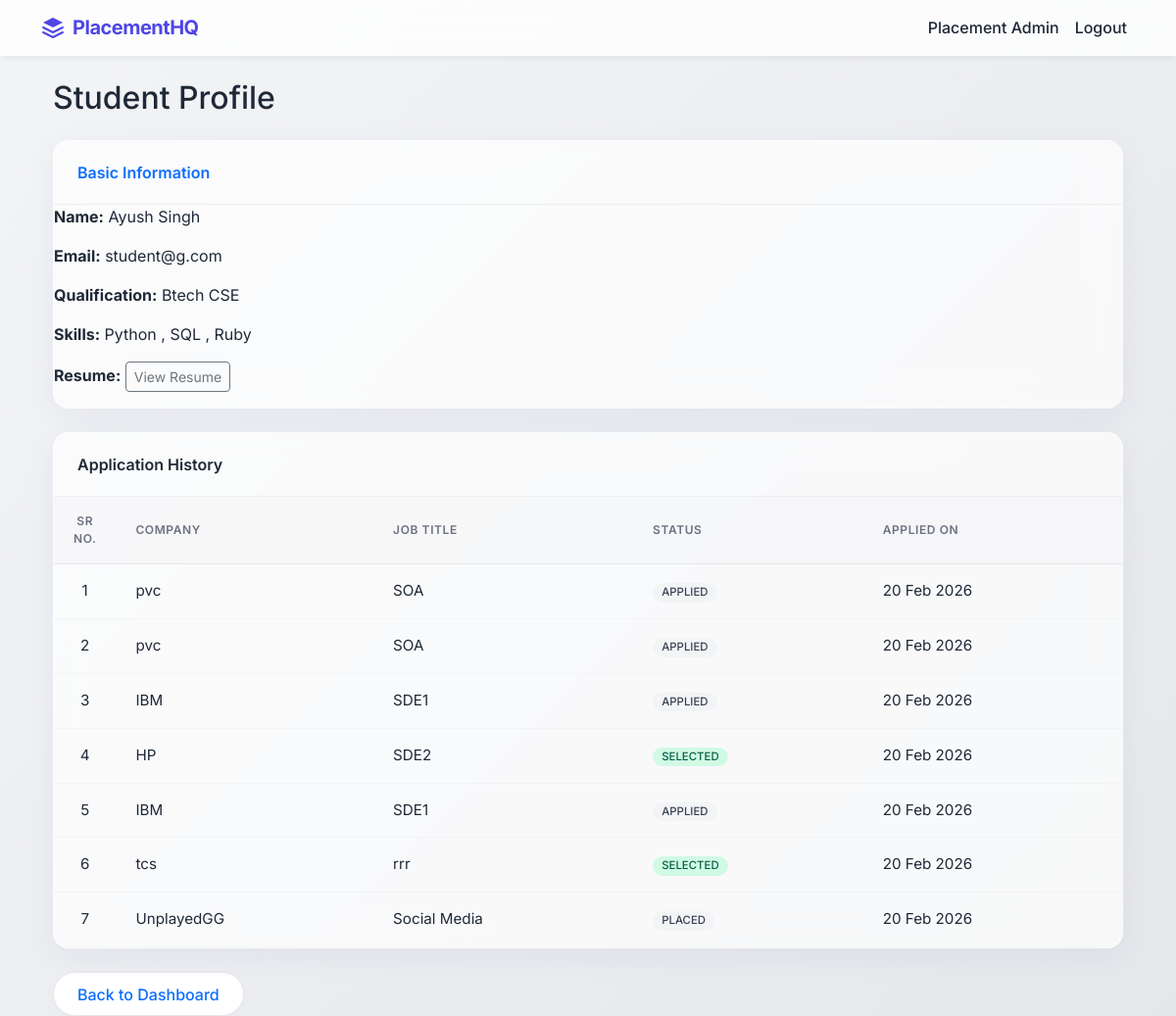
The app's page /admin/student/13 (signed in) with its own data.
### backend/models.py (models this page shows, shortened)
class User(db.Model, UserMixin):
    __tablename__ = "user"
    id = db.Column(db.Integer, primary_key=True)
    full_name = db.Column(db.String(100), nullable=False)
    email = db.Column(db.String(120), unique=True, nullable=False)
    password = db.Column(db.String(200), nullable=False)
    role = db.Column(db.String(20), nullable=False)
    is_active = db.Column(db.Boolean, default=True)
    created_at = db.Column(db.DateTime, default=datetime.utcnow)
    company_profile = db.relationship(
        "CompanyProfile", backref="user", uselist=False, cascade="all, delete"
    )
    student_profile = db.relationship(
        "StudentProfile", backref="user", uselist=False, cascade="all, delete"
    )
    applications = db.relationship(
        "Application", backref="student", cascade="all, delete", lazy=True
    )

class StudentProfile(db.Model):
    __tablename__ = "student_profile"
    id = db.Column(db.Integer, primary_key=True)
    qualification = db.Column(db.String(100), nullable=False)
    skills = db.Column(db.String(250))
    resume_path = db.Column(db.String(250))
    is_blacklisted = db.Column(db.Boolean, default=False)
    user_id = db.Column(
        db.Integer, db.ForeignKey("user.id", ondelete="CASCADE"), nullable=False
    )

class Application(db.Model):
    __tablename__ = "application"
    id = db.Column(db.Integer, primary_key=True)
    application_date = db.Column(db.DateTime, default=datetime.utcnow)
    status = db.Column(
        db.String(20), default="APPLIED"
    )  # APPLIED / SHORTLISTED / SELECTED / REJECTED / PLACED
    student_id = db.Column(
        db.Integer, db.ForeignKey("user.id", ondelete="CASCADE"), nullable=False
    )
    drive_id = db.Column(
        db.Integer, db.ForeignKey("placement_drive.id", ondelete="CASCADE"), nullable=False
    )
    __table_args__ = (
        db.UniqueConstraint("student_id", "drive_id", name="unique_application"),
    )

class CompanyProfile(db.Model):
    __tablename__ = "company_profile"
    id = db.Column(db.Integer, primary_key=True)
    company_name = db.Column(db.String(150), nullable=False)
    hr_contact = db.Column(db.String(100), nullable=False)
    website = db.Column(db.String(150))
    approval_status = db.Column(
        db.String(20), default="PENDING"
    )  # PENDING / APPROVED / REJECTED
    is_blacklisted = db.Column(db.Boolean, default=False)
    blacklist_reason = db.Column(db.String(250), nullable=True, default=None)
    user_id = db.Column(
        db.Integer, db.ForeignKey("user.id", ondelete="CASCADE"), nullable=False
    )
    placement_drives = db.relationship(
        "PlacementDrive", backref="company", cascade="all, delete", lazy=True
    )

class PlacementDrive(db.Model):
    __tablename__ = "placement_drive"
    id = db.Column(db.Integer, primary_key=True)
    job_title = db.Column(db.String(150), nullable=False)
    job_description = db.Column(db.Text, nullable=False)
    eligibility_criteria = db.Column(db.Text)
    required_skills = db.Column(db.String(250))
    experience_required = db.Column(db.Integer)
    salary_range = db.Column(db.String(100))
    application_deadline = db.Column(db.Date, nullable=False)
    status = db.Column(
        db.String(20), default="PENDING"
    )  # PENDING / APPROVED / CLOSED
    created_at = db.Column(db.DateTime, default=datetime.utcnow)
    company_id = db.Column(
        db.Integer, db.ForeignKey("company_profile.id", ondelete="CASCADE"), nullable=False
    )
    applications = db.relationship(
        "Application", backref="placement_drive", cascade="all, delete", lazy=True
    )

### backend/controllers.py (the view)
@bp.route("/admin/student/<int:id>")
@login_required
@role_required("ADMIN")
def admin_view_student(id):
    student = User.query.get_or_404(id)
    profile = StudentProfile.query.filter_by(user_id=id).first()
    applications = Application.query.filter_by(student_id=id).all()
    return render_template(
        "admin_view_student.html",
        student=student,
        profile=profile,
        applications=applications
    )

### backend/__init__.py (called while the page is built)
def create_app():
    app = Flask(__name__, template_folder="../templates", static_folder="../static")
    app.config["SQLALCHEMY_DATABASE_URI"] = os.getenv(
        "DATABASE_URL",
        "sqlite:///PLACEMENT_PORTAL.sqlite3"
    )
    app.config["SQLALCHEMY_TRACK_MODIFICATIONS"] = False
    app.config["SECRET_KEY"] = os.getenv("SECRET_KEY", "placement_secret_key")
    app.debug = True
    db.init_app(app)
    login_manager = LoginManager()
    login_manager.login_view = "main.login"
    login_manager.init_app(app)
    @login_manager.user_loader
    def load_user(user_id):
        return User.query.get(int(user_id))
    from .controllers import bp
    app.register_blueprint(bp)
    from .api import api_bp
    app.register_blueprint(api_bp)
    return app

### backend/controllers.py (called while the page is built)
def role_required(role):
    def decorator(f):
        @wraps(f)
        def decorated_function(*args, **kwargs):
            if not current_user.is_authenticated:
                return redirect(url_for('main.login'))
            if current_user.role != role:
                flash("You do not have permission to view this page.", "danger")
                return redirect(url_for('main.login'))
            return f(*args, **kwargs)
        return decorated_function
    return decorator

### templates/admin_view_student.html (shortened to what this page needs)
{% extends "base.html" %}
{% block content %}
<div class="container mt-4">
    <h2 class="mb-4">Student Profile</h2>
    <div class="glass-card mb-4 animate-fade-in">
        <div class="glass-header text-primary">
            Basic Information
        </div>
        <div class="card-body">
            <p><strong>Name:</strong> {{ student.full_name }}</p>
            <p><strong>Email:</strong> {{ student.email }}</p>
            <p><strong>Qualification:</strong> {{ profile.qualification }}</p>
            <p><strong>Skills:</strong> {{ profile.skills }}</p>
            {% if profile.resume_path %}
                <p>
                    <strong>Resume:</strong>
                    <a href="{{ url_for('static', filename=profile.resume_path) }}"
                       target="_blank"
                       class="btn btn-sm btn-outline-secondary">
                        View Resume
                    </a>
                </p>
            {% else %}
                <p><strong>Resume:</strong> Not Uploaded</p>
            {% endif %}
        </div>
    </div>
    <div class="glass-card animate-fade-in">
        <div class="glass-header">
            Application History
        </div>
        <div class="card-body">
            <div class="table-responsive">
            <table class="table-modern">
                <thead >
                <tr>
                    <th class="text-center" style="width: 60px;">Sr No.</th>
                    <th>Company</th>
                    <th>Job Title</th>
                    <th>Status</th>
                    <th>Applied On</th>
                </tr>
                </thead>
                <tbody>
                {% for app in applications %}
                <tr>
                    <td class="text-center">{{ loop.index }}</td>
                    <td>{{ app.placement_drive.company.company_name }}</td>
                    <td>{{ app.placement_drive.job_title }}</td>
                    <td>
                        {% if app.status == "SELECTED" %}
                            <span class="badge badge-soft-success">{{ app.status }}</span>
                        {% elif app.status == "REJECTED" %}
                            <span class="badge badge-soft-danger">{{ app.status }}</span>
                        {% elif app.status == "SHORTLISTED" %}
                            <span class="badge badge-soft-primary">{{ app.status }}</span>
                        {% else %}
                            <span class="badge badge-soft-secondary">{{ app.status }}</span>
                        {% endif %}
                    </td>
                    <td>{{ app.application_date.strftime('%d %b %Y') }}</td>
                </tr>
                {% else %}
                <tr>
                    <td colspan="5" class="text-center">
                        No applications found.
                    </td>
                </tr>
                {% endfor %}
                </tbody>
            </table>
            </div>
        </div>
    </div>
    <a href="{{ url_for('main.admin_dashboard') }}"
       class="btn btn-secondary-premium text-primary mt-4">
        Back to Dashboard
    </a>
</div>
{% endblock %}

### templates/base.html (shortened to what this page needs)
<!DOCTYPE html>
<html lang="en">
<head>
    <link
      href="https://cdn.jsdelivr.net/npm/bootstrap@5.3.2/dist/css/bootstrap.min.css"
      rel="stylesheet"
    >
    <link rel="stylesheet" href="{{ url_for('static', filename='css/styles.css') }}">
</head>
<body class="{% block body_class %}{% endblock %}">
<nav class="navbar navbar-expand-lg navbar-glass">
    <div class="container">
        <a class="navbar-brand d-flex align-items-center" href="/">
            <svg class="me-2" width="24" height="24" viewBox="0 0 24 24" fill="none" xmlns="http://www.w3.org/2000/svg">
                <path d="M12 2L2 7L12 12L22 7L12 2Z" fill="#4F46E5"/>
                <path d="M2 17L12 22L22 17M2 12L12 17L22 12" stroke="#4F46E5" stroke-width="2" stroke-linecap="round" stroke-linejoin="round"/>
            </svg>
            PlacementHQ
        </a>
        <div class="collapse navbar-collapse">
            <ul class="navbar-nav ms-auto">
                {% if current_user.is_authenticated %}
                    <li class="nav-item">
                        <span class="nav-link">
                            {{ current_user.full_name }}
                        </span>
                    </li>
                    <li class="nav-item">
                        <a class="nav-link" href="{{ url_for('main.logout') }}">Logout</a>
                    </li>
                {% else %}
                    <li class="nav-item">
                        <a class="nav-link" href="{{ url_for('main.login') }}">Login</a>
                    </li>
                {% endif %}
            </ul>
        </div>
    </div>
</nav>
<div class="container mt-4">
    {% block content %}{% endblock %}
</div>
</body>
</html>

### static/css/styles.css (style rules this page uses)
:root { --primary: #4F46E5; --primary-hover: #4338CA; --secondary: #10B981; --secondary-hover: #059669; --accent: #8B5CF6; --dark-text: #1F2937; --muted-text: #6B7280; --background-start: #F3F4F6; --background-end: #E5E7EB; --glass-bg: rgba(255, 255, 255, 0.7); --glass-border: rgba(255, 255, 255, 0.5); --glass-shadow: 0 8px 32px 0 rgba(31, 38, 135, 0.05); --font-main: 'Inter', system-ui, -apple-system, sans-serif; --border-radius-sm: 8px; --border-radius-md: 12px; --border-radius-lg: 16px; --border-radius-pill: 50px; }
body { font-family: var(--font-main); color: var(--dark-text); background: linear-gradient(135deg, var(--background-start) 0%, var(--background-end) 100%); background-attachment: fixed; min-height: 100vh; margin: 0; padding: 0; overflow-x: hidden; }
.animate-fade-in { animation: fadeInUp 0.6s cubic-bezier(0.16, 1, 0.3, 1) forwards; }
.navbar-glass { background: rgba(255, 255, 255, 0.8) !important; backdrop-filter: blur(12px); -webkit-backdrop-filter: blur(12px); border-bottom: 1px solid var(--glass-border); box-shadow: 0 4px 6px -1px rgba(0, 0, 0, 0.05); position: sticky; top: 0; z-index: 1000; transition: all 0.3s ease; }
.navbar-glass .navbar-brand { font-weight: 700; color: var(--primary) !important; letter-spacing: -0.5px; }
.navbar-glass .nav-link { color: var(--dark-text) !important; font-weight: 500; transition: color 0.2s ease; }
.glass-card { background: var(--glass-bg); backdrop-filter: blur(16px); -webkit-backdrop-filter: blur(16px); border: 1px solid var(--glass-border); border-radius: var(--border-radius-lg); box-shadow: var(--glass-shadow); transition: transform 0.3s ease, box-shadow 0.3s ease; overflow: hidden; }
.glass-header { background: transparent !important; border-bottom: 1px solid rgba(0,0,0,0.05); padding: 1.25rem 1.5rem; font-weight: 600; color: var(--dark-text); }
.btn-secondary-premium { background: white; color: var(--dark-text); border: 1px solid #E5E7EB; border-radius: var(--border-radius-pill); padding: 0.6rem 1.5rem; font-weight: 500; transition: all 0.3s ease; box-shadow: 0 2px 4px rgba(0,0,0,0.02); }
.table-modern { width: 100%; border-collapse: separate; border-spacing: 0; background: transparent; }
.table-modern th { background: rgba(243, 244, 246, 0.5); color: var(--muted-text); font-weight: 600; font-size: 0.75rem; text-transform: uppercase; letter-spacing: 0.05em; padding: 1rem 1.25rem; border-bottom: 1px solid #E5E7EB; }
.table-modern td { padding: 1rem 1.25rem; vertical-align: middle; border-bottom: 1px solid #F3F4F6; color: var(--dark-text); font-size: 0.95rem; }
.table-modern tbody tr { transition: background-color 0.2s ease; }
.badge-soft-success { background-color: #D1FAE5; color: #065F46; border-radius: var(--border-radius-pill); padding: 0.35em 0.8em; font-weight: 500; }
.badge-soft-secondary { background-color: #F3F4F6; color: #374151; border-radius: var(--border-radius-pill); padding: 0.35em 0.8em; font-weight: 500; }

### records on screen
User: full_name "Placement Admin"
User: full_name "Ayush Singh", email "student@g.com"
StudentProfile: qualification "Btech CSE", skills "Python , SQL , Ruby"
Application: placement_drive.company.company_name "pvc", placement_drive.job_title "SOA", status "APPLIED", application_date "20 Feb 2026"
Application: placement_drive.company.company_name "pvc", placement_drive.job_title "SOA", status "APPLIED", application_date "20 Feb 2026"
Application: placement_drive.company.company_name "IBM", placement_drive.job_title "SDE1", status "APPLIED", application_date "20 Feb 2026"
Application: placement_drive.company.company_name "HP", placement_drive.job_title "SDE2", status "SELECTED", application_date "20 Feb 2026"
Application: placement_drive.company.company_name "IBM", placement_drive.job_title "SDE1", status "APPLIED", application_date "20 Feb 2026"
Application: placement_drive.company.company_name "tcs", placement_drive.job_title "rrr", status "SELECTED", application_date "20 Feb 2026"
Application: placement_drive.company.company_name "UnplayedGG", placement_drive.job_title "Social Media", status "PLACED", application_date "20 Feb 2026"
